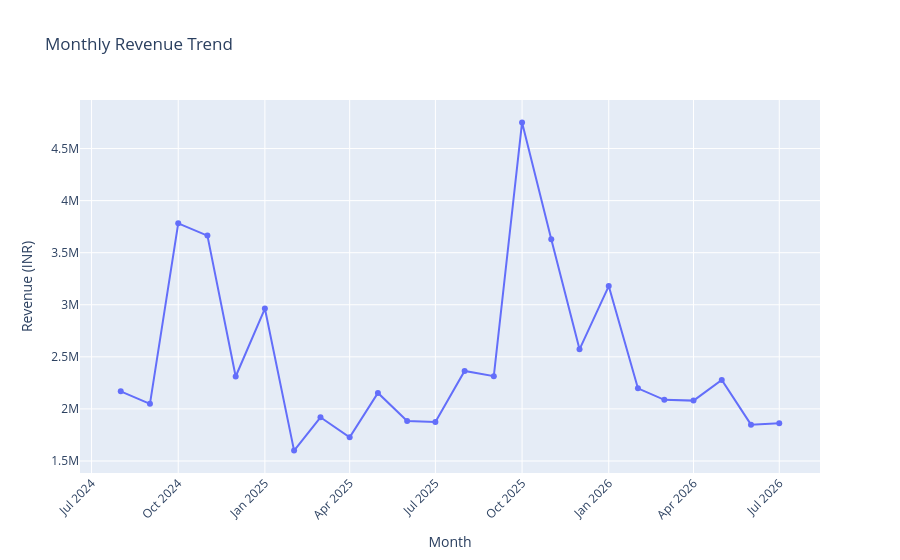

Write notebook code for a chart like this one.
### Markdown cell above
## 3. Revenue Trend Analysis

### Code cell
monthly_revenue = df_valid.groupby("order_month")["net_amount"].sum().reset_index()

fig = px.line(monthly_revenue, x="order_month", y="net_amount", markers=True,
              title="Monthly Revenue Trend", labels={"net_amount": "Revenue (INR)", "order_month": "Month"})
fig.update_layout(xaxis_tickangle=-45)
fig.show()

### Figure 1 — Plotly figure (JSON) as saved in the notebook; plotly's stock layout.template omitted (floating-point values rounded to 4 significant figures)
{"data": [{"hovertemplate": "Month=%{x}<br>Revenue (INR)=%{y}<extra></extra>", "legendgroup": "", "line": {"color": "#636efa", "dash": "solid"}, "marker": {"symbol": "circle"}, "mode": "lines+markers", "name": "", "orientation": "v", "showlegend": false, "type": "scatter", "x": ["2024-08", "2024-09", "2024-10", "2024-11", "2024-12", "2025-01", "2025-02", "2025-03", "2025-04", "2025-05", "2025-06", "2025-07", "2025-08", "2025-09", "2025-10", "2025-11", "2025-12", "2026-01", "2026-02", "2026-03", "2026-04", "2026-05", "2026-06", "2026-07"], "xaxis": "x", "y": [2169000.0, 2048000.0, 3782000.0, 3664000.0, 2311000.0, 2964000.0, 1600000.0, 1920000.0, 1727000.0, 2153000.0, 1884000.0, 1874000.0, 2365000.0, 2314000.0, 4751000.0, 3628000.0, 2572000.0, 3179000.0, 2198000.0, 2087000.0, 2079000.0, 2278000.0, 1849000.0, 1863000.0], "yaxis": "y"}], "layout": {"legend": {"tracegroupgap": 0}, "title": {"text": "Monthly Revenue Trend"}, "xaxis": {"anchor": "y", "domain": [0.0, 1.0], "tickangle": -45, "title": {"text": "Month"}}, "yaxis": {"anchor": "x", "domain": [0.0, 1.0], "title": {"text": "Revenue (INR)"}}}}
